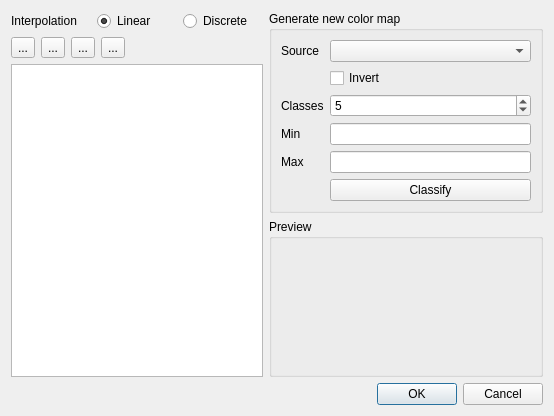
<?xml version="1.0" encoding="UTF-8"?>
<ui version="4.0">
 <class>CrayfishColorMapDialog</class>
 <widget class="QDialog" name="CrayfishColorMapDialog">
  <property name="geometry">
   <rect>
    <x>0</x>
    <y>0</y>
    <width>554</width>
    <height>416</height>
   </rect>
  </property>
  <property name="windowTitle">
   <string>Color map properties</string>
  </property>
  <layout class="QGridLayout" name="gridLayout">
   <item row="0" column="0" rowspan="2">
    <layout class="QVBoxLayout" name="verticalLayout_2">
     <item>
      <layout class="QHBoxLayout" name="horizontalLayout">
       <item>
        <widget class="QLabel" name="label_4">
         <property name="text">
          <string>Interpolation</string>
         </property>
        </widget>
       </item>
       <item>
        <widget class="QRadioButton" name="radIntLinear">
         <property name="text">
          <string>Linear</string>
         </property>
         <property name="checked">
          <bool>true</bool>
         </property>
        </widget>
       </item>
       <item>
        <widget class="QRadioButton" name="radIntDiscrete">
         <property name="text">
          <string>Discrete</string>
         </property>
        </widget>
       </item>
      </layout>
     </item>
     <item>
      <layout class="QHBoxLayout" name="horizontalLayout_2">
       <item>
        <widget class="QToolButton" name="btnAdd">
         <property name="text">
          <string>...</string>
         </property>
        </widget>
       </item>
       <item>
        <widget class="QToolButton" name="btnRemove">
         <property name="text">
          <string>...</string>
         </property>
        </widget>
       </item>
       <item>
        <widget class="QToolButton" name="btnLoad">
         <property name="text">
          <string>...</string>
         </property>
        </widget>
       </item>
       <item>
        <widget class="QToolButton" name="btnSave">
         <property name="text">
          <string>...</string>
         </property>
        </widget>
       </item>
       <item>
        <spacer name="horizontalSpacer">
         <property name="orientation">
          <enum>Qt::Horizontal</enum>
         </property>
         <property name="sizeHint" stdset="0">
          <size>
           <width>40</width>
           <height>20</height>
          </size>
         </property>
        </spacer>
       </item>
      </layout>
     </item>
     <item>
      <widget class="QTreeView" name="viewColorMap">
       <property name="rootIsDecorated">
        <bool>false</bool>
       </property>
      </widget>
     </item>
    </layout>
   </item>
   <item row="0" column="1">
    <widget class="QGroupBox" name="groupBox">
     <property name="title">
      <string>Generate new color map</string>
     </property>
     <layout class="QFormLayout" name="formLayout">
      <item row="2" column="1">
       <widget class="QCheckBox" name="chkInvert">
        <property name="text">
         <string>Invert</string>
        </property>
       </widget>
      </item>
      <item row="5" column="0">
       <widget class="QLabel" name="label_2">
        <property name="text">
         <string>Min</string>
        </property>
       </widget>
      </item>
      <item row="5" column="1">
       <widget class="QLineEdit" name="editMin"/>
      </item>
      <item row="7" column="0">
       <widget class="QLabel" name="label_3">
        <property name="text">
         <string>Max</string>
        </property>
       </widget>
      </item>
      <item row="3" column="1">
       <widget class="QSpinBox" name="spinClasses">
        <property name="minimum">
         <number>2</number>
        </property>
        <property name="maximum">
         <number>9999</number>
        </property>
        <property name="value">
         <number>5</number>
        </property>
       </widget>
      </item>
      <item row="3" column="0">
       <widget class="QLabel" name="label">
        <property name="text">
         <string>Classes</string>
        </property>
       </widget>
      </item>
      <item row="7" column="1">
       <widget class="QLineEdit" name="editMax"/>
      </item>
      <item row="1" column="1">
       <widget class="QgsColorRampComboBox" name="cboColorRamp">
        <property name="sizePolicy">
         <sizepolicy hsizetype="MinimumExpanding" vsizetype="Fixed">
          <horstretch>0</horstretch>
          <verstretch>0</verstretch>
         </sizepolicy>
        </property>
       </widget>
      </item>
      <item row="9" column="1">
       <widget class="QPushButton" name="btnClassify">
        <property name="text">
         <string>Classify</string>
        </property>
       </widget>
      </item>
      <item row="1" column="0">
       <widget class="QLabel" name="label_6">
        <property name="text">
         <string>Source</string>
        </property>
       </widget>
      </item>
     </layout>
    </widget>
   </item>
   <item row="1" column="1">
    <widget class="QGroupBox" name="groupBox_2">
     <property name="title">
      <string>Preview</string>
     </property>
     <layout class="QVBoxLayout" name="verticalLayout">
      <item>
       <widget class="QLabel" name="lblPreview">
        <property name="sizePolicy">
         <sizepolicy hsizetype="Preferred" vsizetype="Preferred">
          <horstretch>0</horstretch>
          <verstretch>0</verstretch>
         </sizepolicy>
        </property>
        <property name="minimumSize">
         <size>
          <width>250</width>
          <height>80</height>
         </size>
        </property>
        <property name="text">
         <string/>
        </property>
        <property name="alignment">
         <set>Qt::AlignCenter</set>
        </property>
       </widget>
      </item>
     </layout>
    </widget>
   </item>
   <item row="2" column="0" colspan="2">
    <widget class="QDialogButtonBox" name="buttonBox">
     <property name="standardButtons">
      <set>QDialogButtonBox::Cancel|QDialogButtonBox::Ok</set>
     </property>
    </widget>
   </item>
  </layout>
 </widget>
 <customwidgets>
  <customwidget>
   <class>QgsColorRampComboBox</class>
   <extends>QComboBox</extends>
   <header>qgis.gui</header>
  </customwidget>
 </customwidgets>
 <tabstops>
  <tabstop>radIntLinear</tabstop>
  <tabstop>radIntDiscrete</tabstop>
  <tabstop>btnAdd</tabstop>
  <tabstop>btnRemove</tabstop>
  <tabstop>btnLoad</tabstop>
  <tabstop>btnSave</tabstop>
  <tabstop>viewColorMap</tabstop>
  <tabstop>cboColorRamp</tabstop>
  <tabstop>chkInvert</tabstop>
  <tabstop>spinClasses</tabstop>
  <tabstop>editMin</tabstop>
  <tabstop>editMax</tabstop>
  <tabstop>btnClassify</tabstop>
  <tabstop>buttonBox</tabstop>
 </tabstops>
 <resources/>
 <connections>
  <connection>
   <sender>buttonBox</sender>
   <signal>accepted()</signal>
   <receiver>CrayfishColorMapDialog</receiver>
   <slot>accept()</slot>
   <hints>
    <hint type="sourcelabel">
     <x>248</x>
     <y>254</y>
    </hint>
    <hint type="destinationlabel">
     <x>157</x>
     <y>274</y>
    </hint>
   </hints>
  </connection>
  <connection>
   <sender>buttonBox</sender>
   <signal>rejected()</signal>
   <receiver>CrayfishColorMapDialog</receiver>
   <slot>reject()</slot>
   <hints>
    <hint type="sourcelabel">
     <x>316</x>
     <y>260</y>
    </hint>
    <hint type="destinationlabel">
     <x>286</x>
     <y>274</y>
    </hint>
   </hints>
  </connection>
 </connections>
</ui>
